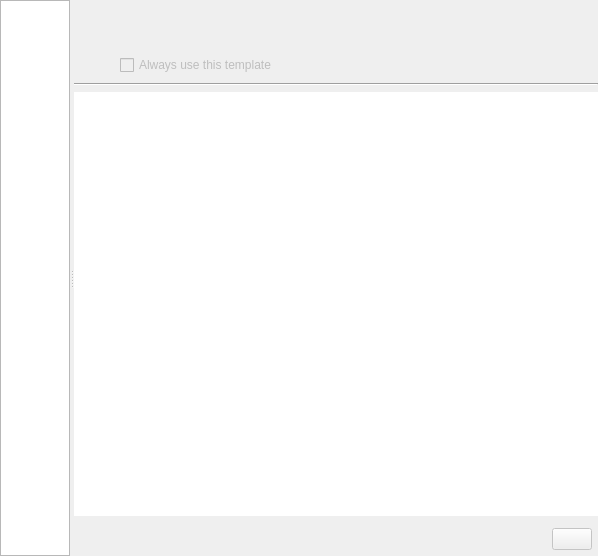
<?xml version="1.0" encoding="UTF-8"?>
<ui version="4.0">
 <class>KoDetailsPaneBase</class>
 <widget class="QWidget" name="KoDetailsPaneBase">
  <property name="geometry">
   <rect>
    <x>0</x>
    <y>0</y>
    <width>598</width>
    <height>556</height>
   </rect>
  </property>
  <property name="windowTitle">
   <string comment="KDE::DoNotExtract">DetailsPaneBase</string>
  </property>
  <layout class="QGridLayout">
   <property name="margin">
    <number>0</number>
   </property>
   <item row="0" column="0" colspan="2">
    <widget class="QSplitter" name="m_splitter">
     <property name="orientation">
      <enum>Qt::Horizontal</enum>
     </property>
     <widget class="QTreeView" name="m_documentList">
      <property name="sizePolicy">
       <sizepolicy hsizetype="Expanding" vsizetype="Expanding">
        <horstretch>1</horstretch>
        <verstretch>0</verstretch>
       </sizepolicy>
      </property>
      <property name="rootIsDecorated">
       <bool>false</bool>
      </property>
      <property name="itemsExpandable">
       <bool>false</bool>
      </property>
     </widget>
     <widget class="QWidget" name="layoutWidget">
      <layout class="QGridLayout">
       <property name="topMargin">
        <number>12</number>
       </property>
       <item row="0" column="0" colspan="3">
        <widget class="QLabel" name="m_previewLabel">
         <property name="text">
          <string/>
         </property>
         <property name="alignment">
          <set>Qt::AlignCenter</set>
         </property>
        </widget>
       </item>
       <item row="1" column="0" colspan="3">
        <widget class="QLabel" name="m_titleLabel">
         <property name="font">
          <font>
           <family>Sans Serif</family>
           <pointsize>9</pointsize>
           <weight>75</weight>
           <italic>false</italic>
           <bold>true</bold>
           <underline>false</underline>
           <strikeout>false</strikeout>
          </font>
         </property>
         <property name="text">
          <string/>
         </property>
         <property name="alignment">
          <set>Qt::AlignCenter</set>
         </property>
        </widget>
       </item>
       <item row="2" column="0">
        <spacer>
         <property name="orientation">
          <enum>Qt::Horizontal</enum>
         </property>
         <property name="sizeType">
          <enum>QSizePolicy::Expanding</enum>
         </property>
         <property name="sizeHint" stdset="0">
          <size>
           <width>81</width>
           <height>23</height>
          </size>
         </property>
        </spacer>
       </item>
       <item row="2" column="1">
        <widget class="QCheckBox" name="m_alwaysUseCheckBox">
         <property name="enabled">
          <bool>false</bool>
         </property>
         <property name="toolTip">
          <string>Always use this template at application start up</string>
         </property>
         <property name="text">
          <string>Always use this template</string>
         </property>
        </widget>
       </item>
       <item row="2" column="2">
        <spacer>
         <property name="orientation">
          <enum>Qt::Horizontal</enum>
         </property>
         <property name="sizeType">
          <enum>QSizePolicy::Expanding</enum>
         </property>
         <property name="sizeHint" stdset="0">
          <size>
           <width>81</width>
           <height>23</height>
          </size>
         </property>
        </spacer>
       </item>
       <item row="4" column="0" colspan="3">
        <widget class="Line" name="line1">
         <property name="frameShape">
          <enum>QFrame::HLine</enum>
         </property>
         <property name="frameShadow">
          <enum>QFrame::Sunken</enum>
         </property>
         <property name="orientation">
          <enum>Qt::Horizontal</enum>
         </property>
        </widget>
       </item>
       <item row="5" column="0" colspan="3">
        <widget class="QTextBrowser" name="m_detailsLabel">
         <property name="frameShape">
          <enum>QFrame::NoFrame</enum>
         </property>
        </widget>
       </item>
       <item row="6" column="2">
        <layout class="QVBoxLayout">
         <property name="topMargin">
          <number>6</number>
         </property>
         <property name="leftMargin">
          <number>6</number>
         </property>
         <property name="rightMargin">
          <number>6</number>
         </property>
         <property name="bottomMargin">
          <number>6</number>
         </property>
         <item>
          <widget class="QPushButton" name="m_openButton">
           <property name="enabled">
            <bool>false</bool>
           </property>
           <property name="text">
            <string/>
           </property>
           <property name="autoDefault">
            <bool>true</bool>
           </property>
           <property name="default">
            <bool>true</bool>
           </property>
          </widget>
         </item>
        </layout>
       </item>
       <item row="6" column="1">
        <spacer>
         <property name="orientation">
          <enum>Qt::Horizontal</enum>
         </property>
         <property name="sizeType">
          <enum>QSizePolicy::Expanding</enum>
         </property>
         <property name="sizeHint" stdset="0">
          <size>
           <width>461</width>
           <height>26</height>
          </size>
         </property>
        </spacer>
       </item>
      </layout>
     </widget>
    </widget>
   </item>
  </layout>
 </widget>
 <tabstops>
  <tabstop>m_documentList</tabstop>
  <tabstop>m_alwaysUseCheckBox</tabstop>
  <tabstop>m_detailsLabel</tabstop>
 </tabstops>
 <resources/>
 <connections/>
</ui>
